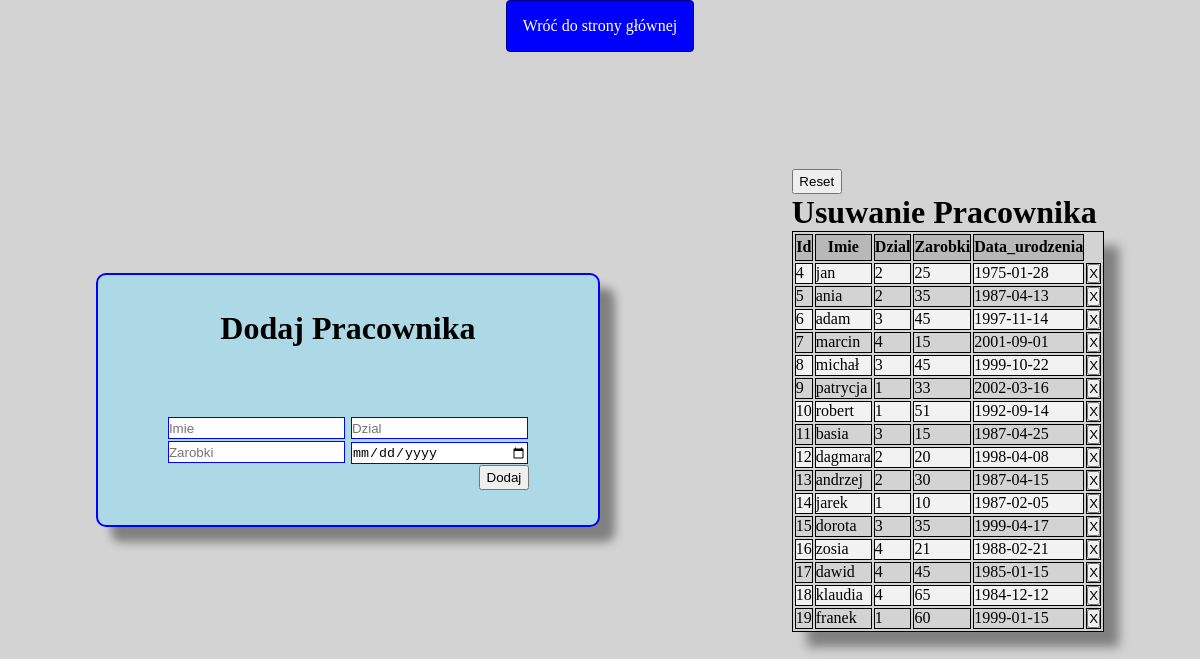
Page /daneDoBazy.php on the committed database.
### tables this page shows
CREATE TABLE `pracownicy` (
  `id_pracownicy` int(11) NOT NULL,
  `imie` varchar(30) NOT NULL,
  `dzial` int(11) NOT NULL,
  `zarobki` int(11) NOT NULL,
  `data_urodzenia` date NOT NULL
);

### daneDoBazy.php (the view, shortened to what this page needs)
<!DOCTYPE html>
<html lang="en">
<head>
    <link rel="stylesheet" href="styledoinsert1.css">
</head>
<body>
    <div class="con">
        <div class="item a">
            <h1>Dodaj Pracownika</h1>
        <form action="insert.php" method="POST">
            <input class="text 1" type="text" name="imie" placeholder="Imie">
            <input class="text 2"  type="text" name="dzial" placeholder="Dzial">
            <br><input class="text 3" type="text" name="zarobki" placeholder="Zarobki">
            <input class="text 4" type="date" name="data_">
            <div class="item g">
            <br><input class="przycisk" type="submit" value="Dodaj">
            </div>
            </form>
        </div>
        <div class="item c">
        <form action="reset.php" method="POST">
        <input class="przycisk" type="submit" value="Reset">
        </form>
        <h1>Usuwanie Pracownika</h1>
        <?php
                require_once("connect.php");
                $result=$conn->query("Select * from pracownicy");
                echo("<table border=1>");
                    echo("<th>Id</th>");
                    echo("<th>Imie</th>");
                    echo("<th>Dzial</th>");
                    echo("<th>Zarobki</th>");
                    echo("<th>Data_urodzenia</th>");
                        while($row=$result->fetch_assoc()){
                            echo("<tr>");
                            echo("<td>".$row["id_pracownicy"]."</td><td>".$row["imie"]."</td><td>".$row["dzial"]."</td><td>".$row["zarobki"]."</td><td>".$row["data_urodzenia"]."</td>");
                            echo("<td><form method=POST action=delete.php>");
                            echo("<input type=submit value=X>");
                        echo("</form></td>");
                            echo("</tr>");}
                echo("</table>");
        ?>
    </div>
        <a class="k" href="index.php">Wróć do strony głównej</a>
    </div>
</body>
</html>

### styledoinsert1.css (style rules this page uses)
* { margin:0px; padding:0px; }
.con { height: 100vh; width: 100vw; background:lightgray; display:flex; flex-direction: row; align-items: center; justify-content: space-around; }
.a { height: 250px; width: 500px;; background:lightblue; border:2px solid blue; display:flex; flex-direction: column; align-items: center; justify-content: space-around; border-radius: 10px; box-shadow:15px 15px 10px gray; }
.text { margin:1px; height: 20px; width:175px; border:1px solid blue; }
.przycisk { height: 25px; width: 50px; }
.g { display:flex; justify-content: flex-end; }
.k { text-decoration: none; padding:1rem; background:blue; color:white; border: 1px solid darkblue; border-radius:4px; position: absolute; top:0%; }
table, th, td { border:1px solid black; }
table { background-color:lightgrey; box-shadow:15px 15px 10px gray; }
th { height: 25px; text-align: center; background-color:#b9b8b8; }
td { text-align: left; }
tr:nth-child(even) { background-color: #f2f2f2; }

### rows in the picture
pracownicy: id_pracownicy "4", imie "jan", dzial "2", zarobki "25", data_urodzenia "1975-01-28"
pracownicy: id_pracownicy "5", imie "ania", dzial "2", zarobki "35", data_urodzenia "1987-04-13"
pracownicy: id_pracownicy "6", imie "adam", dzial "3", zarobki "45", data_urodzenia "1997-11-14"
pracownicy: id_pracownicy "7", imie "marcin", dzial "4", zarobki "15", data_urodzenia "2001-09-01"
pracownicy: id_pracownicy "8", imie "michał", dzial "3", zarobki "45", data_urodzenia "1999-10-22"
pracownicy: id_pracownicy "9", imie "patrycja", dzial "1", zarobki "33", data_urodzenia "2002-03-16"
pracownicy: id_pracownicy "10", imie "robert", dzial "1", zarobki "51", data_urodzenia "1992-09-14"
pracownicy: id_pracownicy "11", imie "basia", dzial "3", zarobki "15", data_urodzenia "1987-04-25"
pracownicy: id_pracownicy "12", imie "dagmara", dzial "2", zarobki "20", data_urodzenia "1998-04-08"
pracownicy: id_pracownicy "13", imie "andrzej", dzial "2", zarobki "30", data_urodzenia "1987-04-15"
pracownicy: id_pracownicy "14", imie "jarek", dzial "1", zarobki "10", data_urodzenia "1987-02-05"
pracownicy: id_pracownicy "15", imie "dorota", dzial "3", zarobki "35", data_urodzenia "1999-04-17"
pracownicy: id_pracownicy "16", imie "zosia", dzial "4", zarobki "21", data_urodzenia "1988-02-21"
pracownicy: id_pracownicy "17", imie "dawid", dzial "4", zarobki "45", data_urodzenia "1985-01-15"
pracownicy: id_pracownicy "18", imie "klaudia", dzial "4", zarobki "65", data_urodzenia "1984-12-12"
pracownicy: id_pracownicy "19", imie "franek", dzial "1", zarobki "60", data_urodzenia "1999-01-15"
